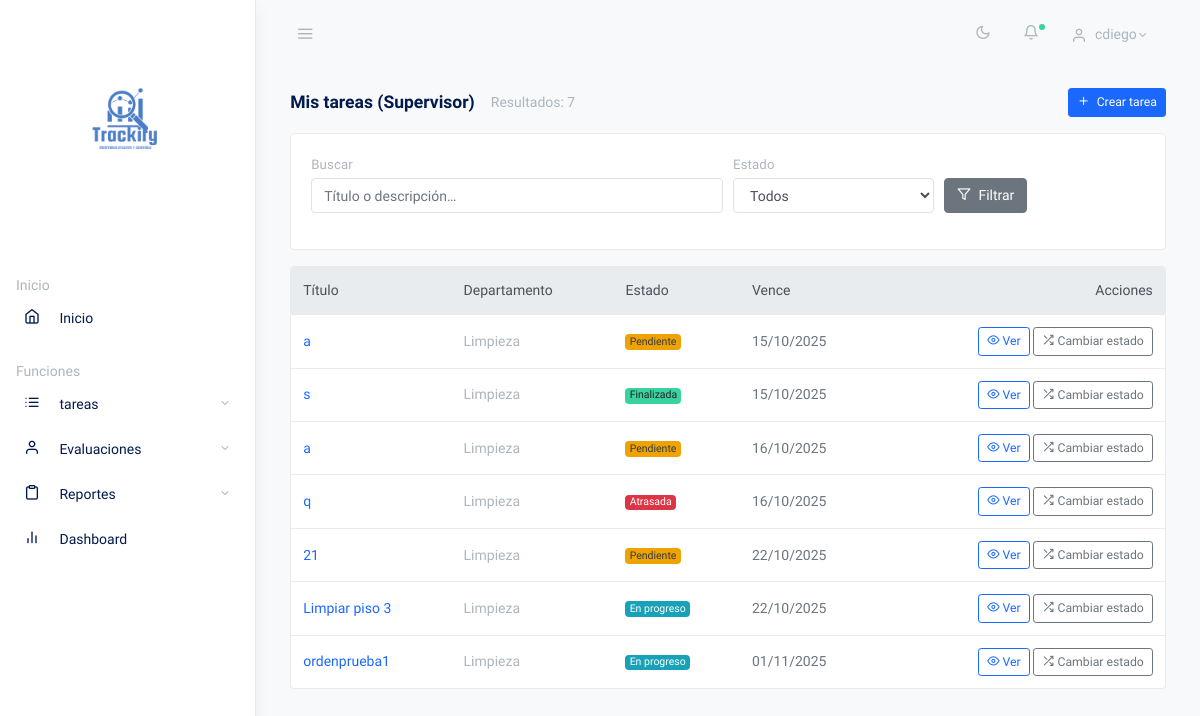
Before: /tareas/mias/ (signed in) with the older database file.
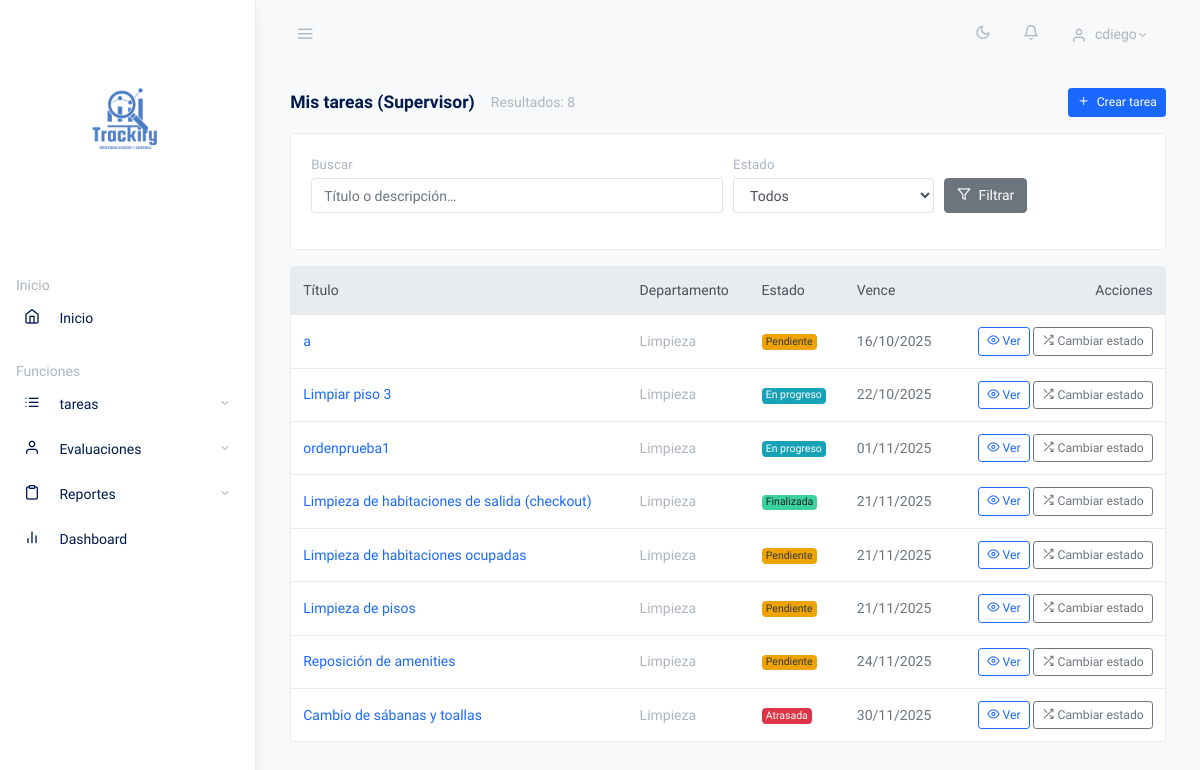
After: the same page with the newer database file.
### core/models.py (models this page shows, shortened)
class Tarea(models.Model):
    ESTADOS = [
        ('Pendiente', 'Pendiente'),
        ('En progreso', 'En progreso'),
        ('Atrasada', 'Atrasada'),
        ('Finalizada', 'Finalizada'),
    ]
    titulo = models.CharField(max_length=255)
    descripcion = models.TextField(blank=True, null=True)
    fecha_limite = models.DateField()
    estado = models.CharField(max_length=20, choices=ESTADOS, default='Pendiente')
    departamento = models.ForeignKey(Departamento, on_delete=models.CASCADE)
    asignado = models.ForeignKey(User, on_delete=models.CASCADE, related_name='tareas_asignadas')
    creada_por = models.ForeignKey(User, on_delete=models.SET_NULL, null=True, blank=True, related_name='tareas_creadas')
    created_at = models.DateTimeField(auto_now_add=True)
    updated_at = models.DateTimeField(auto_now=True)
    empresa = models.ForeignKey("Empresa", on_delete=models.CASCADE, related_name="tareas", db_index=True)

class Departamento(models.Model):
    nombre = models.CharField(max_length=100)
    descripcion = models.TextField(blank=True, null=True)
    created_at = models.DateTimeField(auto_now_add=True)
    updated_at = models.DateTimeField(auto_now=True)
    empresa = models.ForeignKey("Empresa", on_delete=models.CASCADE, related_name="departamentos", db_index=True)
    class Meta:
        constraints = [
            models.UniqueConstraint(fields=["empresa", "nombre"], name="uniq_depto_nombre_por_empresa"),
        ]

### core/views.py (the view)
# urls.py: path("tareas/mias/", TareaListSupervisorMiasView.as_view(), name="tarea_list_supervisor_mias"),
class TareaListSupervisorMiasView(SuscripcionActivaRequiredMixin, SoloSupervisorMixin, EmpresaQuerysetMixin, ListView):
    model = Tarea
    template_name = "core/tareas/tarea_list_supervisor_mias.html"
    context_object_name = "tareas"
    paginate_by = 20
    ordering = ["fecha_limite", "titulo"]
    def get_queryset(self):
        qs = (super()
              .get_queryset()  # <--- usa el mixin
              .filter(asignado=self.request.user)
              .select_related("departamento", "asignado"))
        q = (self.request.GET.get("q") or "").strip()
        estado = (self.request.GET.get("estado") or "").strip()
        if q:
            qs = qs.filter(
                Q(titulo__icontains=q) |
                Q(descripcion__icontains=q)
            )
        if estado:
            qs = qs.filter(estado=estado)
        return qs
    def get_context_data(self, **kwargs):
        ctx = super().get_context_data(**kwargs)
        ctx["ESTADOS"] = ["Pendiente", "En progreso", "Atrasada", "Finalizada"]
        return ctx

### core/context_processors.py (called while the page is built)
def notifications_context(request):
    if not request.user.is_authenticated:
        return {"notif_unread_count": 0}
    count = Notificacion.objects.filter(usuario=request.user, is_read=False).count()
    return {"notif_unread_count": count}

### core/mixins.py (called while the page is built)
    def test_func(self):
        u = self.request.user
        try:
            return u.is_authenticated and u.rol and u.rol.nombre in self.allowed
        except Exception:
            return False

    def get_queryset(self):
        qs = super().get_queryset()
        u = self.request.user
        if not u.is_superuser and hasattr(qs.model, "empresa_id"):
            qs = qs.filter(empresa=u.empresa)
        return qs

    def dispatch(self, request, *args, **kwargs):
        sub = getattr(request.user.empresa, "suscripcion", None)
        if not sub or not sub.is_active():
            messages.info(request, "Tu empresa necesita una suscripción activa para usar esta sección.")
            return redirect("billing_overview")
        return super().dispatch(request, *args, **kwargs)

### core/models.py (called while the page is built)
    def is_active(self):
        return self.estado == EstadoSub.ACTIVA

### core/templates/core/tareas/tarea_list_supervisor_mias.html (shortened to what this page needs)
{% extends "core/base.html" %}
{% load static %}
{% block content %}
<div class="row">
  <div class="col-12">
    <div class="d-flex align-items-center mb-3">
      <h5 class="mb-0">Mis tareas (Supervisor)</h5>
      <span class="text-muted ml-3">Resultados: {{ page_obj.paginator.count }}</span>
      <div class="ml-auto">
        <a href="{% url 'tarea_create' %}" class="btn btn-primary btn-sm">
          <i class="fe fe-plus mr-1"></i> Crear tarea
        </a>
      </div>
    </div>
    <div class="card mb-3">
      <div class="card-body">
        <form method="get" class="mb-0">
          <div class="form-row">
            <div class="form-group col-md-6">
              <label class="small text-muted mb-1">Buscar</label>
              <input type="text" name="q" value="{{ request.GET.q }}" class="form-control"
                     placeholder="Título o descripción…">
            </div>
            <div class="form-group col-md-3">
              <label class="small text-muted mb-1">Estado</label>
              <select name="estado" class="form-control">
                <option value="">Todos</option>
              </select>
            </div>
            <div class="form-group col-md-3 d-flex align-items-end">
              <button type="submit" class="btn btn-secondary">
                <i class="fe fe-filter mr-1"></i> Filtrar
              </button>
            </div>
          </div>
        </form>
      </div>
    </div>
    <div class="card">
      <div class="card-body p-0">
        <div class="table-responsive">
          <table class="table table-hover mb-0">
            <thead class="thead-light">
              <tr>
                <th>Título</th>
                <th>Departamento</th>
                <th>Estado</th>
                <th>Vence</th>
                <th class="text-right">Acciones</th>
              </tr>
            </thead>
            <tbody>
              {% for t in tareas %}
              <tr>
                <td class="align-middle">
                  <a href="{% url 'tarea_detail' t.pk %}?src=mias">{{ t.titulo }}</a>
                </td>
                <td class="align-middle text-muted">{{ t.departamento.nombre }}</td>
                <td class="align-middle">
                  {% if t.estado == "Pendiente" %}
                    <span class="badge badge-warning text-dark">Pendiente</span>
                  {% elif t.estado == "En progreso" %}
                    <span class="badge badge-info">En progreso</span>
                  {% elif t.estado == "Atrasada" %}
                    <span class="badge badge-danger">Atrasada</span>
                  {% elif t.estado == "Finalizada" %}
                    <span class="badge badge-success">Finalizada</span>
                  {% else %}
                    <span class="badge badge-secondary">{{ t.estado }}</span>
                  {% endif %}
                </td>
                <td class="align-middle">{{ t.fecha_limite|date:"d/m/Y" }}</td>
                <td class="align-middle text-right">
                  <a href="{% url 'tarea_detail' t.pk %}?src=mias" class="btn btn-sm btn-outline-primary">
                    <i class="fe fe-eye"></i> Ver
                  </a>
                  <a href="{% url 'tarea_estado' t.pk %}" class="btn btn-sm btn-outline-secondary">
                    <i class="fe fe-shuffle"></i> Cambiar estado
                  </a>
                </td>
              </tr>
              {% empty %}
              <tr>
                <td colspan="5" class="text-center text-muted py-4">No tienes tareas asignadas.</td>
              </tr>
              {% endfor %}
            </tbody>
          </table>
        </div>
      </div>
    </div>
  </div>
</div>
{% endblock %}

### core/templates/core/base.html (shortened to what the changed rows need)
{% load static %}
<!doctype html>
<html lang="en">
<head>
  <link rel="stylesheet" href="css/simplebar.css">
  <link rel="stylesheet" href="{% static 'core/css/feather.css' %}">
  <link rel="stylesheet" href="{% static 'core/css/daterangepicker.css' %}">
  <link rel="stylesheet" href="{% static 'core/css/app-light.css' %}" id="lightTheme">
  <link rel="stylesheet" href="{% static 'core/css/app-dark.css' %}" id="darkTheme" disabled>
</head>
<body class="vertical  light  ">
  <div class="wrapper">
    <nav class="topnav navbar navbar-light">
      <ul class="nav">
        <li class="nav-item nav-notif">
          <a class="nav-link text-muted my-2" href="#" data-toggle="modal" data-target=".modal-notif" id="open-notif">
            <span class="fe fe-bell fe-16"></span>
            {% if notif_unread_count|default:0 > 0 %}
            <span class="dot dot-md bg-success" id="notif-dot"></span>
            {% else %}
            <span class="dot dot-md bg-transparent" id="notif-dot"></span>
            {% endif %}
          </a>
        </li>
      </ul>
    </nav>
    <main role="main" class="main-content">
      <div class="container-fluid">
        {% block content %}
        {% endblock %}
      </div>
    </main>
  </div>
</body>
</html>

Changed rows visible on the page:
changed Tarea: titulo "s" → "Limpieza de habitaciones de salida (checkout)"; fecha_limite "15/10/2025" → "21/11/2025"; moves down the list
changed Tarea: titulo "a" → "Limpieza de habitaciones ocupadas"; fecha_limite "15/10/2025" → "21/11/2025"; moves down the list
added Tarea: titulo "Limpieza de pisos", departamento.nombre "Limpieza", estado "Pendiente", fecha_limite "21/11/2025"
changed Tarea: titulo "21" → "Reposición de amenities"; fecha_limite "22/10/2025" → "24/11/2025"; moves down the list
changed Tarea: titulo "q" → "Cambio de sábanas y toallas"; fecha_limite "16/10/2025" → "30/11/2025"; moves down the list
Other visible differences:
{{ page_obj.paginator.count }}: "7" → "8"
